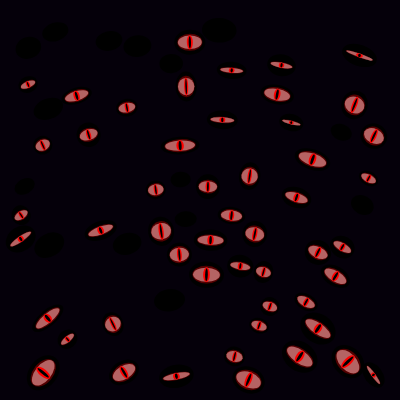
Frame 1 (no input)
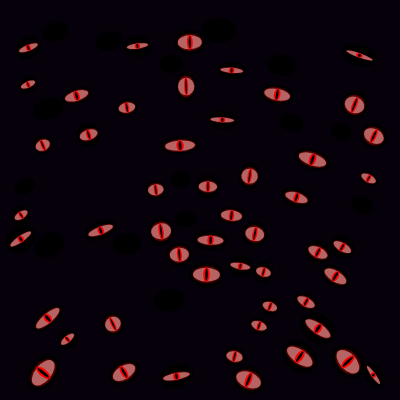
Frame 60 (no input)
Frame 120 (the mouse pressed at the canvas centre since frame 60): identical to frame 60, image omitted

The p5.js sketch that drew these frames (run headless with seeded random() and noise() and a simulated clock; from frame 60 on, the mouse is pressed at the canvas centre):

// p5.js sketch
// ── sketch.js
//Each one is watching the same forbidden point below,
//blinking out of sync like they are thinking on their own.

let eyes = []; //All the creatures hiding in the scene
let totalEyes = 120; //Dense enough to feel uncomfortable
let focusX, focusY; //The abyss they are staring toward
const BLINK_RATE = 3; //Blink speed for every eye is identical

function setup() {
  createCanvas(400, 400);
  angleMode(DEGREES);
  noStroke();

  focusX = width / 2;
  focusY = height + 100; //A spot deep below the canvas

  //Create eyes using only for loop
  for (let i = 0; i < totalEyes; i++) {
    let e = {
      gazerX: random(20, width - 20),
      gazerY: random(20, height - 20),
      eyeWidth: random(14, 30),
      eyeHeight: random(8, 18),
      blinkOffset: random(1000)
    };

    //Check overlap with existing eyes
    let overlap = false;
    for (let j = 0; j < eyes.length; j++) {
      let other = eyes[j];
      let d = dist(e.gazerX, e.gazerY, other.gazerX, other.gazerY);
      if (d < (e.eyeWidth + other.eyeWidth) * 0.55) {
        overlap = true;
        break;
      }
    }

    if (!overlap) eyes.push(e);
  }
}

function draw() {
  background(5, 0, 10); //Dark void atmosphere

  for (let i = 0; i < eyes.length; i++) {
    let e = eyes[i];

    //They blink quickly but not at the same moment
    let blink = abs(sin(frameCount * BLINK_RATE + e.blinkOffset));
    let currentH = lerp(e.eyeHeight * 0.02, e.eyeHeight, blink);

    //Every eye rotates to stare into the same direction
    let ang = atan2(focusY - e.gazerY, focusX - e.gazerX) + 90;

    push();
    translate(e.gazerX, e.gazerY);
    rotate(ang);
    drawEye(0, 0, e.eyeWidth, currentH, blink);
    pop();
  }
}

//Draw one creepy eye
function drawEye(gazerX, gazerY, eyeWidth, currentH, blink) {
  fill(0);
  ellipse(gazerX, gazerY, eyeWidth * 1.3, currentH * 1.7 + (1 - blink) * eyeWidth * 0.9);

  if (blink < 0.28) return; //Eye completely closed

  fill(220);
  ellipse(gazerX, gazerY, eyeWidth, currentH);

  fill(150, 0, 0, 140);
  ellipse(gazerX, gazerY, eyeWidth * 1.05, currentH * 1.25);

  fill(255, 0, 0);
  ellipse(gazerX, gazerY, eyeWidth * 0.25, currentH * 1.05);

  fill(0);
  ellipse(gazerX, gazerY, eyeWidth * 0.10, currentH * 0.90);
}
